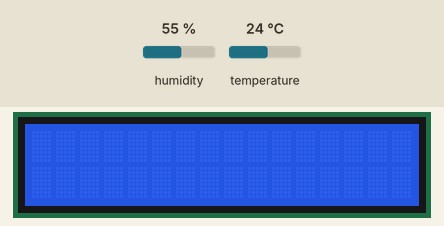
A sketch run on a simulated Arduino Uno, built with avr-gcc and run on an emulated ATmega328P. Parts: 16×2 character LCD. The inputs (shaded band) are chosen by the test bench; at power-on: temperature 24 °C, humidity 55 %. What the sketch prints to the serial monitor is not drawn.

Above: at 1.2 s.
1.3 s: temperature set to 12 °C
At 2.9 s:
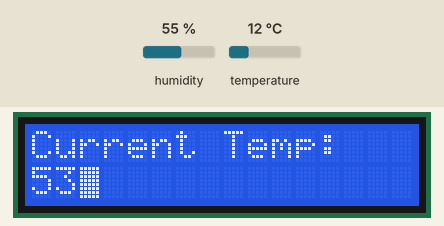
4.1 s: temperature set to 19 °C
At 6.8 s:
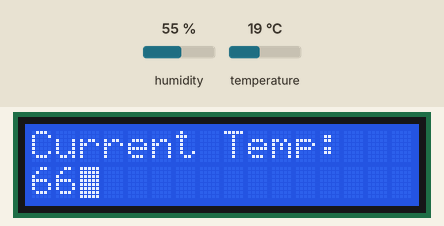
7.9 s: temperature set to 28 °C
At 10.7 s:
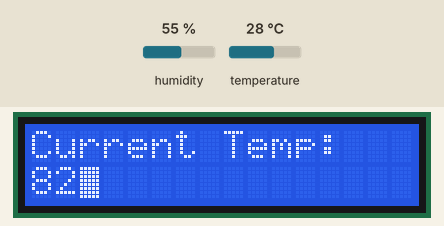
Timing chart, 0 to 12.2 s (numbered marks = the images above; inputs shaded):
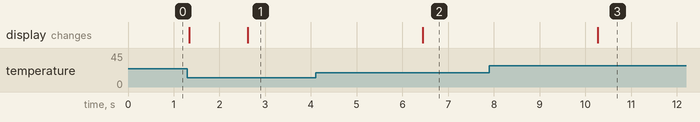

The sketch:

sketch_jan14a_temp_and_LCD.ino
```cpp
/*
  Temperature and humidity average sensor with LCD output

  Written by Thomas Avent

  Using the input libaries of a DHT11 v2 and the output libraries of the most common LCD driver,
  a printed average of the temperature and humidity will present itself over 30 minute averages.
 */

// Libraires to include
#include <LiquidCrystal.h> // LCD library
#include <dht.h> // DHT11 v2 library
dht DHT;

// Declare constants
const int rs = 12, en = 11, d4 = 5, d5 = 4, d6 = 3, d7 = 2;
LiquidCrystal lcd(rs, en, d4, d5, d6, d7);
const int DHT11_PIN = 9; // Pin 9 is used for DHT11 v2

// C to F function for temperature conversion
int tempF(int tempC)
{
  int output = (tempC * 1.8) + 32;
  return output;
}

// DHT11 doesn't like to make fast reads on sensor data. A delay of 1.25 seconds tends to keep it from erring out.
void readTemp()
{
  DHT.read11(DHT11_PIN); // DHT11 library function to read the temperature and humidity into memory
  delay(1250);
}

void setup()
 {
    // Prepare serial communications
    Serial.begin(9600);
    // setup the LCD's number of columns and rows
    lcd.begin(16,2);
    // Print a welcome message to the LCD and to serial
//    lcd.print("Hello, World!");
//    Serial.println("Hello, World!");
//    // Delay 5 seconds before clearing LCD
//    delay(5000);
//    lcd.clear(); // Clears LCD
//    delay(500);
    //lcd.setCursor(0,0); // Implied after lcd.clear(), but handy to have.


 }

void loop()
  {
    // put your main code here, to run repeatedly:
    readTemp();
    lcd.setCursor(0,0);
    lcd.print("Current Temp:");
    lcd.setCursor(0,1); // Sets LCD cursor to column 0, line 1 (first column, line 2)
    lcd.print(tempF(DHT.temperature)); // Prints temperature in F
    Serial.print(tempF(DHT.temperature), 1);
    Serial.print("\n");
    lcd.blink();
}
```

Measured:
- after the input at 1.3 s, the display: first differs from a run without the input after 1.3 s (image 1)
- after the input at 4.1 s, the display: changes after 2.3 s (image 2)
- after the input at 7.9 s, the display: changes after 2.4 s (image 3)
